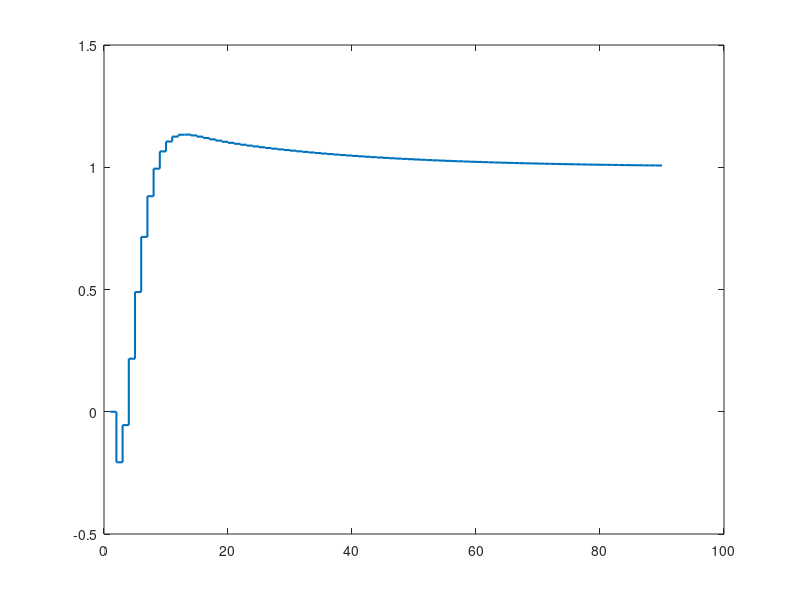

The MATLAB source for this figure: (Note: this script raises an error after producing the figure.)
clear;
clc;


%% Circuit Parameters

% testing 1
lambda = 0.1;
r = 100;
l = 6.8e-6;
c = 1e-6;
Vin = 12;
Vout = 40;
Vref1 = Vout;
Vref2 = 41;
Toff = 200e-9;

m1 = Vin/l;
m2 = (Vout-Vin)/l;
Ton = Toff*m2/m1;
T = Ton + Toff;
Iavg = Vout^2/r/Vin;
Iref1 = Iavg + m2*Toff/2;


%% Controller Parameters
zz = 0.968;
kth = 1;

%% Controller
z=tf('z',1);
zz = 0.968;
kth = 1;
C = kth*(z-zz)/(z-1);

%%  Model 1 Step Response
z1= 1-T/r/c;
g= Toff/c*lambda-Vout/m1/r/c;
z0= (-Vout/m1/r-Toff*(1-lambda))/(-Vout/m1/r+Toff*lambda);
Lz1 = (g*(z-z0)/(z-z1)/z)
[y0,x0,t]=step(feedback(C*Lz1,1));
y1 = [y0];


%% Plot Comparsion
timeoffset = 1e-3; % timeoffset of the step
scfac = 1; % scfac : scale factor of the simulation data
M=100;

rangec = 90;
mp3 = stairs(1:rangec,y1(1:rangec)','linewidth',1.5);                 % Plot simulation data

%t = title({'Model Accuracy Comparision','\lambda = 0.1 (under 1V step up)'});
set(t,'FontSize',10,'FontName','Arial');

lg=legend([mp3],'Model I','Location','Best');
set(lg,'fontsize',8,'FontName','Arial');
%set(p1,'legend','Noise Floor');

grid on;
grid minor;
box off;
xlim([0,80]);
% ylim([0.25,5]);
set(gca,'FontSize',10,'FontName','Arial');

l1 = xlabel('Cycles (N)');
set(l1,'FontSize',10,'FontName','Arial');
l2 = ylabel('Voltage');
set(l2,'FontSize',10,'FontName','Arial');



% fLz2=feedback((kth*(z-zz)/(z-1)),g*(z-z0)/(z-z1)/z);
% tz = (z-0.9)/(z-0.3);
% N = log(1/9)/log(0.99);


% N1 = 10;
% N2 = 1e3;
% N3 = 1e3;
% 
% zz = linspace(0.95,z1,N1);
% kth = linspace(0,10,N2);
% ZM = -1*ones(N1,N2);
% 
% for i = 1:N1
%     for j = 1:N2
%         p = linspace(zz(i)*0.99,0.01,N3);
%         for m = 1:N3-1
%             if abs((kth(j)*(p(m)-zz(i))/(p(m)-1)*(g*(p(m)-z0)/(p(m)-z1)/p(m))+1))<= 1e-3 
%                 ZM(i,j) = p(m);
%             end
%         end
%     end
% end
% 
% [X,Y]= meshgrid(zz,kth);
%surf(X,Y,ZM');
% figure(1);
% rlocus(Lz1);
% 
% figure(2);
% [y0,x0,t]=step(fLz1);
% stairs(y0);

% figure(3);
% [y0,x0,t]=step(tz);
% plot(y0);
% y = [0;y0];